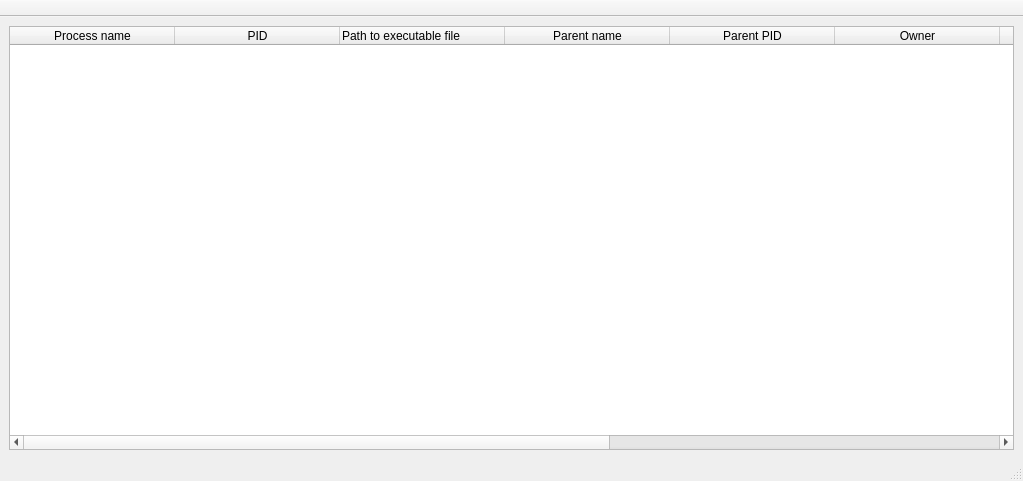
<?xml version="1.0" encoding="UTF-8"?>
<ui version="4.0">
 <class>MainWindow</class>
 <widget class="QMainWindow" name="MainWindow">
  <property name="geometry">
   <rect>
    <x>0</x>
    <y>0</y>
    <width>1023</width>
    <height>481</height>
   </rect>
  </property>
  <property name="sizePolicy">
   <sizepolicy hsizetype="Expanding" vsizetype="Expanding">
    <horstretch>0</horstretch>
    <verstretch>0</verstretch>
   </sizepolicy>
  </property>
  <property name="windowTitle">
   <string>Process Reasearcher</string>
  </property>
  <widget class="QWidget" name="centralwidget">
   <property name="sizePolicy">
    <sizepolicy hsizetype="Preferred" vsizetype="Preferred">
     <horstretch>0</horstretch>
     <verstretch>0</verstretch>
    </sizepolicy>
   </property>
   <layout class="QGridLayout" name="gridLayout">
    <item row="0" column="0">
     <widget class="QTableWidget" name="processesInfoTable">
      <property name="sizePolicy">
       <sizepolicy hsizetype="Preferred" vsizetype="Preferred">
        <horstretch>0</horstretch>
        <verstretch>0</verstretch>
       </sizepolicy>
      </property>
      <property name="editTriggers">
       <set>QAbstractItemView::NoEditTriggers</set>
      </property>
      <attribute name="horizontalHeaderCascadingSectionResizes">
       <bool>false</bool>
      </attribute>
      <attribute name="horizontalHeaderDefaultSectionSize">
       <number>165</number>
      </attribute>
      <attribute name="horizontalHeaderStretchLastSection">
       <bool>true</bool>
      </attribute>
      <column>
       <property name="text">
        <string>Process name</string>
       </property>
      </column>
      <column>
       <property name="text">
        <string>PID</string>
       </property>
      </column>
      <column>
       <property name="text">
        <string>Path to executable file</string>
       </property>
       <property name="textAlignment">
        <set>AlignLeading|AlignVCenter</set>
       </property>
      </column>
      <column>
       <property name="text">
        <string>Parent name</string>
       </property>
      </column>
      <column>
       <property name="text">
        <string>Parent PID</string>
       </property>
      </column>
      <column>
       <property name="text">
        <string>Owner</string>
       </property>
      </column>
      <column>
       <property name="text">
        <string>SID</string>
       </property>
      </column>
      <column>
       <property name="text">
        <string>32-bit / 64-bit</string>
       </property>
      </column>
      <column>
       <property name="text">
        <string>DEP</string>
       </property>
      </column>
      <column>
       <property name="text">
        <string>ASLR</string>
       </property>
      </column>
     </widget>
    </item>
   </layout>
  </widget>
  <widget class="QStatusBar" name="statusbar"/>
  <widget class="QToolBar" name="toolBar">
   <property name="contextMenuPolicy">
    <enum>Qt::DefaultContextMenu</enum>
   </property>
   <property name="windowTitle">
    <string>toolBar</string>
   </property>
   <property name="movable">
    <bool>false</bool>
   </property>
   <attribute name="toolBarArea">
    <enum>TopToolBarArea</enum>
   </attribute>
   <attribute name="toolBarBreak">
    <bool>false</bool>
   </attribute>
  </widget>
 </widget>
 <resources/>
 <connections/>
</ui>
